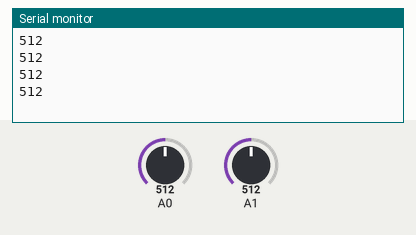
Simulated run of this sketch. Board: Arduino Uno, built with avr-gcc and run on an emulated ATmega328P. On the bench: the last lines printed to the serial monitor. The inputs (shaded band) are chosen by the test bench; at power-on: A0 = 512, A1 = 512.

Above: at 1.8 s.
1.9 s: A0 set to 716
At 2.8 s:
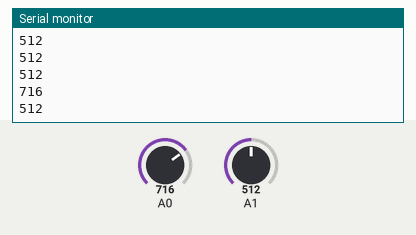
3.4 s: A1 set to 306
At 4.5 s:
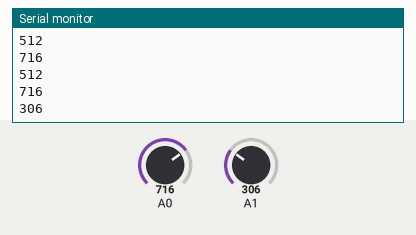
4.9 s: A0 set to 900
At 5.8 s:
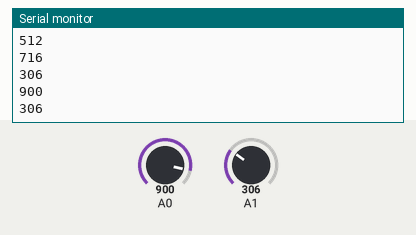
6.4 s: A1 set to 122
At 7.8 s:
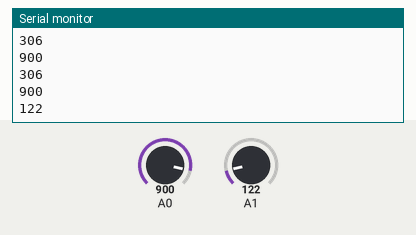
Timing chart, 0 to 8.9 s (numbered marks = the images above; inputs shaded):
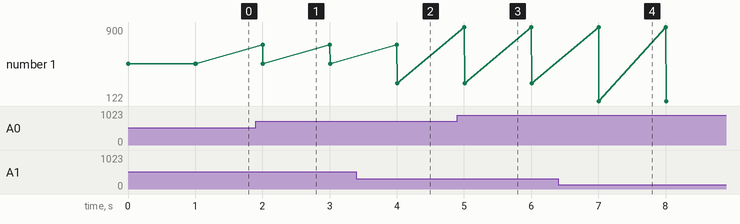

The sketch:

soilsensorsetup.ino
```cpp
void setup() {
  //Sets baud rate for serial uart transmission
  Serial.begin(9600);
  while(!Serial){
  }
}

void loop() {
  //Reads from analog input pins 0 and 1 and sends
  //the data to the Raspberry Pi via Uart
  int val1, val2;
  val1 = analogRead(0);
  val2 = analogRead(1);
  Serial.println(val1);
  Serial.println(val2);
  delay(1000);
}
```

Measured:
- after the input at 1.9 s, the serial monitor: prints a new line after 0.10 s (image 1)
- after the input at 3.4 s, the serial monitor: prints a new line after 0.61 s (image 2)
- after the input at 4.9 s, the serial monitor: prints a new line after 0.10 s (image 3)
- after the input at 6.4 s, the serial monitor: prints a new line after 0.61 s (image 4)
- plotted number 1: 512 → 306 after the input at 3.4 s, 306 → 122 after the input at 6.4 s
